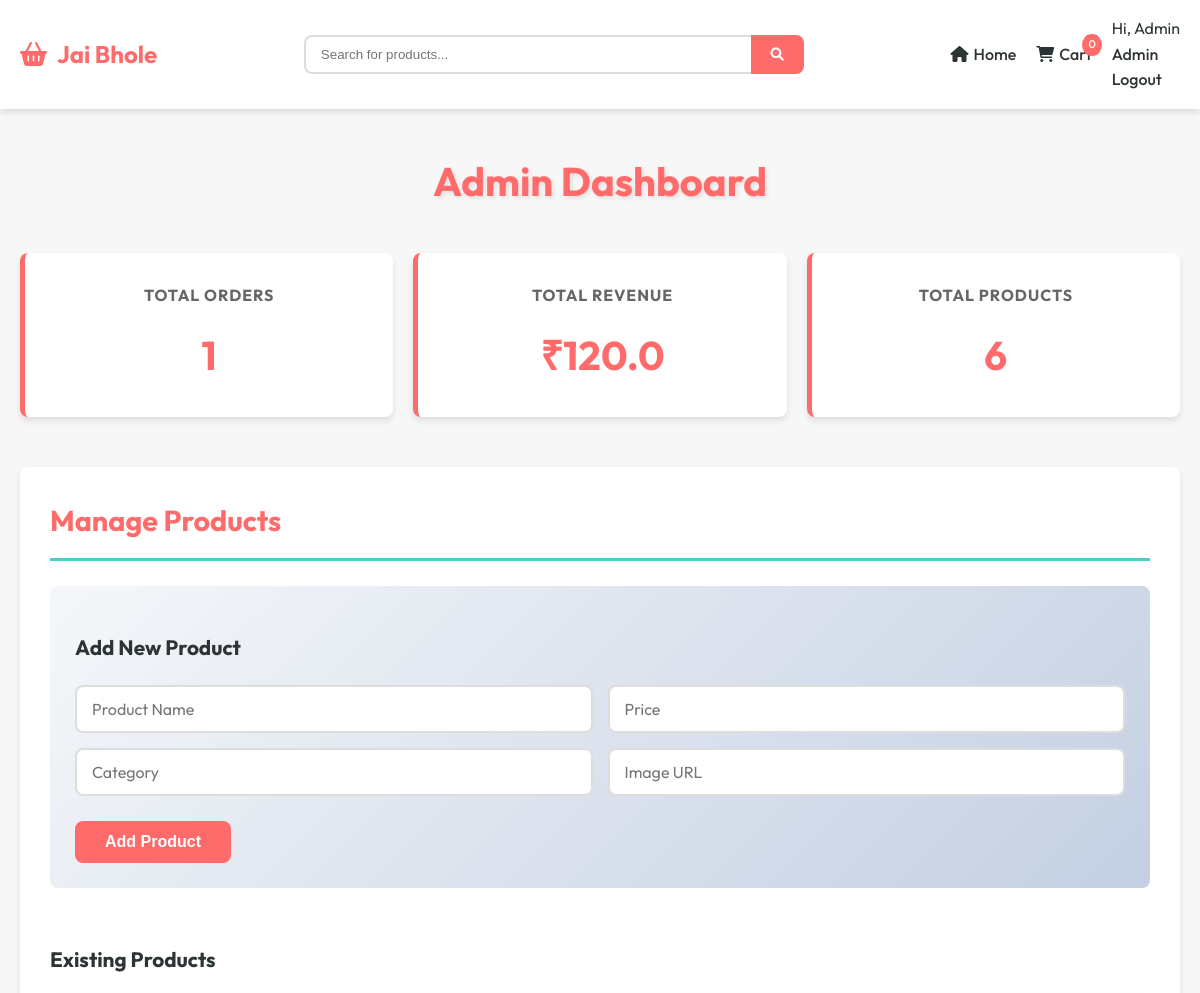
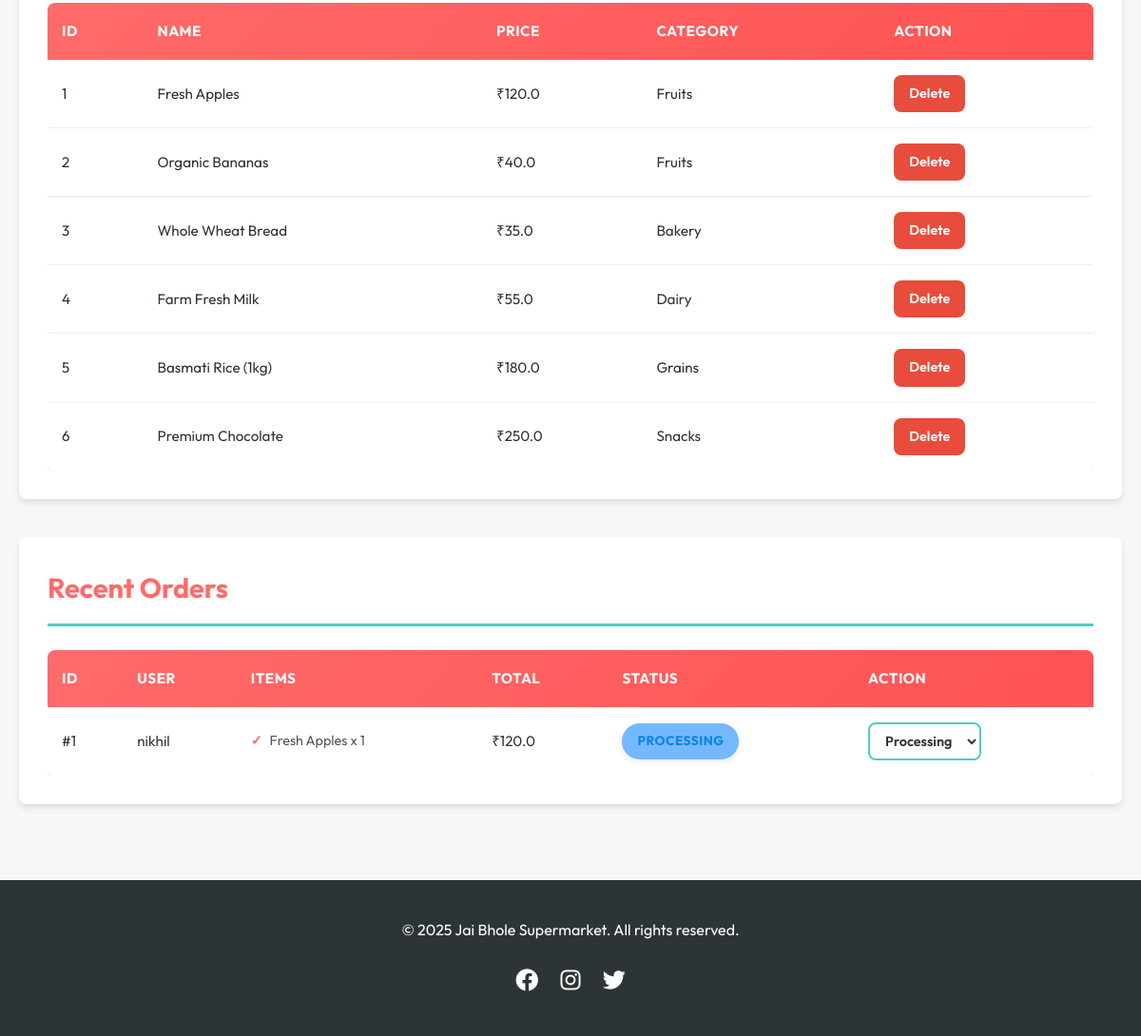
The page /admin (signed in) on the database its author committed (2 pictures, top to bottom).
### app.py (models this page shows)
class Product(db.Model):
    id = db.Column(db.Integer, primary_key=True)
    name = db.Column(db.String(100), nullable=False)
    price = db.Column(db.Float, nullable=False)
    image_url = db.Column(db.String(500), nullable=True)
    category = db.Column(db.String(50), nullable=True)

class User(db.Model):
    id = db.Column(db.Integer, primary_key=True)
    name = db.Column(db.String(100), nullable=False)
    email = db.Column(db.String(100), unique=True, nullable=False)
    password = db.Column(db.String(200), nullable=False)
    is_admin = db.Column(db.Boolean, default=False)

class Order(db.Model):
    id = db.Column(db.Integer, primary_key=True)
    user_id = db.Column(db.Integer, db.ForeignKey('user.id'), nullable=False)
    user = db.relationship('User', backref=db.backref('orders', lazy=True))
    total_price = db.Column(db.Float, nullable=False)
    status = db.Column(db.String(20), default='Pending')
    items = db.Column(db.Text, nullable=False) # Storing items as JSON string

### app.py (the view)
@app.route('/admin')
@admin_required
def admin():
    orders = Order.query.order_by(Order.id.desc()).all()
    products = Product.query.all()
    total_revenue = sum(order.total_price for order in orders)
    total_orders = len(orders)
    total_products = len(products)
    formatted_orders = []
    for order in orders:
        formatted_orders.append({
            'id': order.id,
            'user': order.user.name,
            'total': order.total_price,
            'status': order.status,
            'order_items': json.loads(order.items)
        })
    return render_template('admin.html',
                         orders=formatted_orders,
                         products=products,
                         stats={
                             'revenue': total_revenue,
                             'orders': total_orders,
                             'products': total_products
                         })

### app.py (called while the page is built)
def admin_required(f):
    @wraps(f)
    def decorated_function(*args, **kwargs):
        if 'user_id' not in session or not session.get('is_admin'):
            flash('Admin access required', 'danger')
            return redirect(url_for('index'))
        return f(*args, **kwargs)
    return decorated_function

### templates/admin.html (shortened to what this page needs)
{% extends 'base.html' %}
{% block content %}
<div class="admin-container">
    <div class="admin-header">
        <h1>Admin Dashboard</h1>
    </div>
    <div class="stats-grid">
        <div class="stat-card">
            <h3>Total Orders</h3>
            <p>{{ stats.orders }}</p>
        </div>
        <div class="stat-card">
            <h3>Total Revenue</h3>
            <p>₹{{ stats.revenue }}</p>
        </div>
        <div class="stat-card">
            <h3>Total Products</h3>
            <p>{{ stats.products }}</p>
        </div>
    </div>
    <div class="admin-sections">
        <div class="admin-section">
            <h2>Manage Products</h2>
            <div class="add-product-form">
                <h3>Add New Product</h3>
                <form action="{{ url_for('add_product') }}" method="POST">
                    <div class="form-row">
                        <input type="text" name="name" placeholder="Product Name" required>
                        <input type="number" name="price" placeholder="Price" step="0.01" required>
                    </div>
                    <div class="form-row">
                        <input type="text" name="category" placeholder="Category" required>
                        <input type="url" name="image_url" placeholder="Image URL">
                    </div>
                    <button type="submit" class="btn-primary">Add Product</button>
                </form>
            </div>
            <div class="products-list-wrapper">
                <h3>Existing Products</h3>
                <table class="products-table">
                    <thead>
                        <tr>
                            <th>ID</th>
                            <th>Name</th>
                            <th>Price</th>
                            <th>Category</th>
                            <th>Action</th>
                        </tr>
                    </thead>
                    <tbody>
                        {% for product in products %}
                        <tr>
                            <td>{{ product.id }}</td>
                            <td>{{ product.name }}</td>
                            <td>₹{{ product.price }}</td>
                            <td>{{ product.category }}</td>
                            <td>
                                <a href="{{ url_for('delete_product', product_id=product.id) }}" class="btn-delete"
                                    onclick="return confirm('Are you sure?')">Delete</a>
                            </td>
                        </tr>
                        {% endfor %}
                    </tbody>
                </table>
            </div>
        </div>
        <div class="admin-section">
            <h2>Recent Orders</h2>
            <div class="orders-table-wrapper">
                <table class="orders-table">
                    <thead>
                        <tr>
                            <th>ID</th>
                            <th>User</th>
                            <th>Items</th>
                            <th>Total</th>
                            <th>Status</th>
                            <th>Action</th>
                        </tr>
                    </thead>
                    <tbody>
                        {% for order in orders %}
                        <tr>
                            <td>#{{ order.id }}</td>
                            <td>{{ order.user }}</td>
                            <td>
                                <ul class="item-list">
                                    {% for item in order.order_items %}
                                    <li>{{ item.name }} x {{ item.quantity }}</li>
                                    {% endfor %}
                                </ul>
                            </td>
                            <td>₹{{ order.total }}</td>
                            <td><span class="status-badge {{ order.status.lower() }}">{{ order.status }}</span></td>
                            <td>
                                <form action="{{ url_for('update_order_status', order_id=order.id) }}" method="POST"
                                    class="status-form">
                                    <select name="status" onchange="this.form.submit()">
                                        <option value="Processing" {% if order.status=='Processing' %}selected{% endif
                                            %}>Processing</option>
                                    </select>
                                </form>
                            </td>
                        </tr>
                        {% else %}
                        <tr>
                            <td colspan="6" style="text-align:center;">No orders found.</td>
                        </tr>
                        {% endfor %}
                    </tbody>
                </table>
            </div>
        </div>
    </div>
</div>
{% endblock %}

### templates/base.html (shortened to what this page needs)
<!DOCTYPE html>
<html lang="en">
<head>
    <link rel="stylesheet" href="https://cdnjs.cloudflare.com/ajax/libs/font-awesome/6.0.0/css/all.min.css">
    <link rel="stylesheet" href="{{ url_for('static', filename='style.css') }}">
</head>
<body>
    <nav class="navbar">
        <div class="nav-container">
            <a href="{{ url_for('index') }}" class="brand-logo">
                <i class="fas fa-shopping-basket"></i> Jai Bhole
            </a>
            <div class="search-bar">
                <input type="text" placeholder="Search for products...">
                <button><i class="fas fa-search"></i></button>
            </div>
            <div class="nav-links">
                <a href="{{ url_for('index') }}"><i class="fas fa-home"></i> Home</a>
                <a href="{{ url_for('cart') }}" class="cart-link">
                    <i class="fas fa-shopping-cart"></i> Cart
                    <span id="cart-count">0</span>
                </a>
                {% if session.get('user_id') %}
                    <div class="user-menu">
                        <span>Hi, {{ session.get('user_name') }}</span>
                        {% if session.get('is_admin') %}
                            <a href="{{ url_for('admin') }}">Admin</a>
                        {% endif %}
                        <a href="{{ url_for('logout') }}">Logout</a>
                    </div>
                {% else %}
                    <a href="{{ url_for('login') }}">Login</a>
                    <a href="{{ url_for('signup') }}" class="btn-signup">Sign Up</a>
                {% endif %}
            </div>
        </div>
    </nav>
    <main class="main-content">
        {% block content %}{% endblock %}
    </main>
    <footer class="footer">
        <div class="footer-content">
            <p>&copy; 2025 Jai Bhole Supermarket. All rights reserved.</p>
            <div class="social-links">
                <a href="#"><i class="fab fa-facebook"></i></a>
                <a href="#"><i class="fab fa-instagram"></i></a>
                <a href="#"><i class="fab fa-twitter"></i></a>
            </div>
        </div>
    </footer>
</body>
</html>

### rows shown on the page
Product: id "1", name "Fresh Apples", price "120.0", category "Fruits", quantity "1"
Product: id "2", name "Organic Bananas", price "40.0", category "Fruits"
Product: id "3", name "Whole Wheat Bread", price "35.0", category "Bakery"
Product: id "4", name "Farm Fresh Milk", price "55.0", category "Dairy"
Product: id "5", name "Basmati Rice (1kg)", price "180.0", category "Grains"
Product: id "6", name "Premium Chocolate", price "250.0", category "Snacks"
User: user "nikhil"
Order: total "120.0", status "PROCESSING", status "Processing"

### other values the page prints
{{ session.get('user_name') }} "Admin"
{{ stats.orders }} "1"
{{ stats.revenue }} "120.0"
{{ stats.products }} "6"
{{ order.id }} "1"
